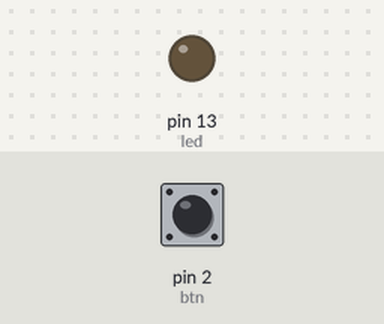
Simulated run of this sketch. Board: Arduino Uno, built with avr-gcc and run on an emulated ATmega328P. Parts: output pins drawn as LEDs (lit = HIGH). The inputs (shaded band) are chosen by the test bench; at power-on: pin 2 (btn) HIGH. What the sketch prints to the serial monitor is not drawn.

Above: at 1.2 s.
1.3 s: pin 2 (btn) pulled LOW for 0.15 s
At 1.38 s:
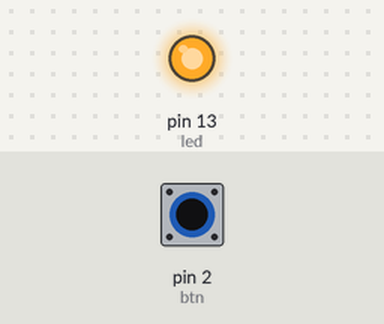
2.9 s: pin 2 (btn) pulled LOW for 3.2 s
At 6.4 s:
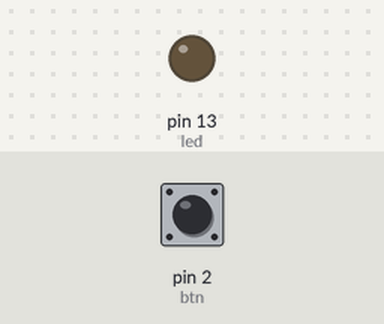
Timing chart, 0 to 7.9 s (numbered marks = the images above; inputs shaded):
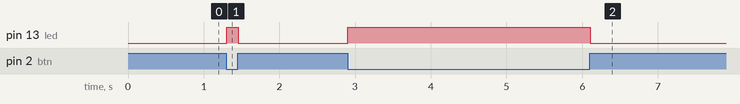

The sketch:

INPUT_PULLUP.ino
```cpp
#define btn 2
#define led 13

void setup(){
  Serial.begin(9600);
  pinMode(btn, INPUT_PULLUP);
  pinMode(led, OUTPUT);
}

void loop(){

  //Atribui o valor de btn a val_btn
  int val_btn = digitalRead(btn);
  //Imprime o valor de val_btn na console
  Serial.println(val_btn);

  if(val_btn == HIGH) {
    digitalWrite(led, LOW);
  } else {
    digitalWrite(led, HIGH);
  }
}
```

Measured:
- after the input at 1.3 s, pin 13 (led): LOW → HIGH at once, → LOW 0.15 s later
- after the input at 2.9 s, pin 13 (led): LOW → HIGH at once, → LOW 3.2 s later
